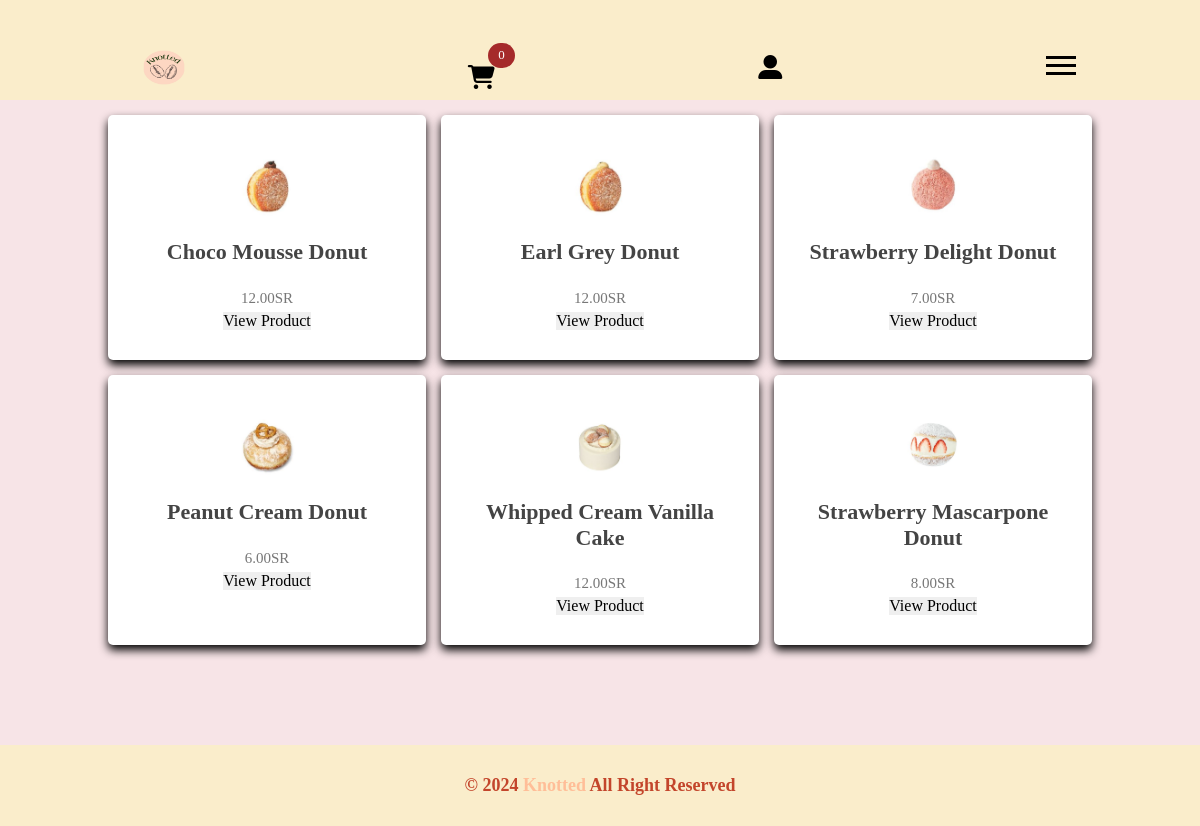
The page /Knotted_latest/category.php?category=Sweet on the database its author committed.
### tables this page shows
CREATE TABLE `products` (
  `productID` int(11) NOT NULL COMMENT 'counter',
  `productCategory` varchar(30) NOT NULL COMMENT 'Product category (Tea, Coffee or Sweet)',
  `productName` varchar(30) NOT NULL COMMENT 'product name',
  `productPIC` varchar(60) DEFAULT NULL COMMENT 'Product image',
  `productStock` int(11) DEFAULT NULL COMMENT 'Quantity available in stock',
  `productPrice` decimal(10,2) DEFAULT NULL COMMENT 'Product price',
  `productDescription` text DEFAULT NULL COMMENT 'Description of the product'
);

### Knotted_latest/category.php (the view, shortened to what this page needs)
<?php
$category = $_GET['category'];
include 'header.php';
?>
<body>
    <main>
    <div class="container">
        <div class="card">
<?php
$sql = "SELECT * FROM products WHERE productCategory='".$category."'";
$result = $conn->query($sql);
if ($result->num_rows > 0) {
  while($row = $result->fetch_assoc()) {
?>
            <div class="card-content">
                <img src="Images/<?php echo $row['productPIC'];?>" alt="<?php echo $row['productName'];?>">
                <h3><?php echo $row['productName'];?></h3>
                <p><?php echo $row['productPrice'];?>SR</p>
                <a href="ProductDetails.php?id=<?php echo $row['productID'];?>">
                    <button class="btn btn-outline-success" type="button">View Product</button></a>
            </div>
<?php }
} else {
echo ' 0 results';
}
?>
        </div>
    </div>
    </main>
</body>
<?php
include 'footer.php';
?>

### Knotted_latest/css/styleHM.css (style rules this page uses)
:root { --main-color: #c3452b; --section-padding: 60px; }
* { -webkit-box-sizing: border-box; -moz-box-sizing: border-box; box-sizing: border-box; }
html { scroll-behavior: smooth; }
body { background-color:#F7E4E7; font-family: "work-sans", "sans-serif"; }
.container { padding-left: 15px; padding-right: 15px; margin-left: auto; margin-right: auto; }

### Knotted_latest/header.php (style rules this page uses)
* { font-family: "work-sans", "sans-serif"; margin: 0; padding: 0; box-sizing: border-box; outline: none; border: none; text-decoration: none; text-transform: capitalize; transition: .2s linear; }
.container { padding: 15px 9%; padding-bottom: 100px; }
.container .card { display: grid; grid-template-columns: repeat(auto-fit, minmax(270px, 1fr)); gap: 15px; }
.container .card .card-content { box-shadow: 0 5px 10px; border-radius: 5px; background: white; text-align: center; padding: 30px 20px; }
.container .card .card-content img { height: 80px; }
.container .card .card-content h3 { color: #444; font-size: 22px; padding: 10px 0; margin-bottom: 10px; }
.container .card .card-content p { color: #777; font-size: 15px; line-height: 1.8; }

### Knotted_latest/category.php (style rules this page uses)
body { min-height: 100vh; margin: 0; display: flex; flex-direction: column; }
main { flex: 1; }

### rows shown on the page
products: productPIC+productName (picture), productName "Choco Mousse Donut", productPrice "12.00"
products: productPIC+productName (picture), productName "Earl Grey Donut", productPrice "12.00"
products: productPIC+productName (picture), productName "Strawberry Delight Donut", productPrice "7.00"
products: productPIC+productName (picture), productName "Peanut Cream Donut", productPrice "6.00"
products: productPIC+productName (picture), productName "Whipped Cream Vanilla Cake", productPrice "12.00"
products: productPIC+productName (picture), productName "Strawberry Mascarpone Donut", productPrice "8.00"
